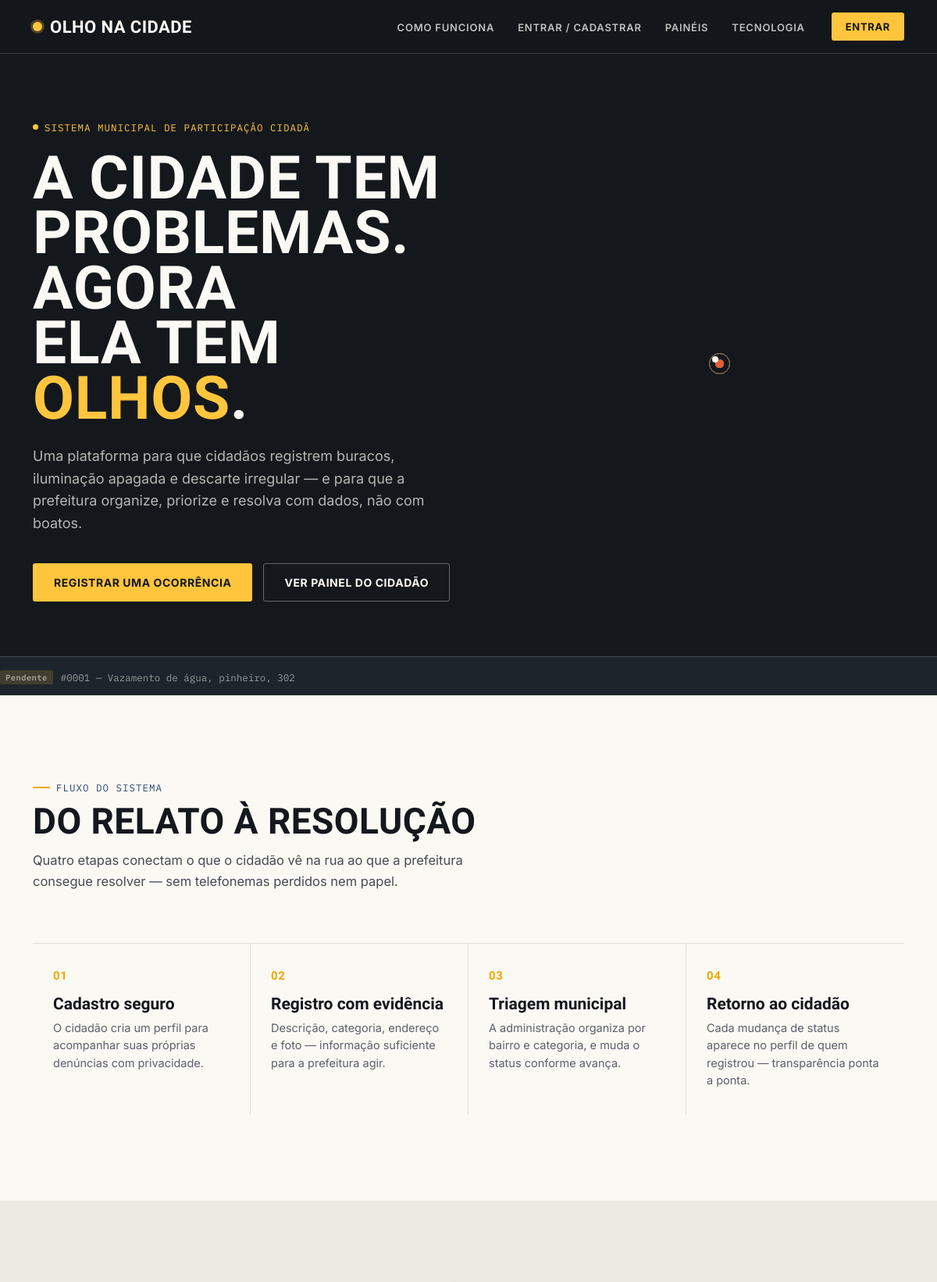
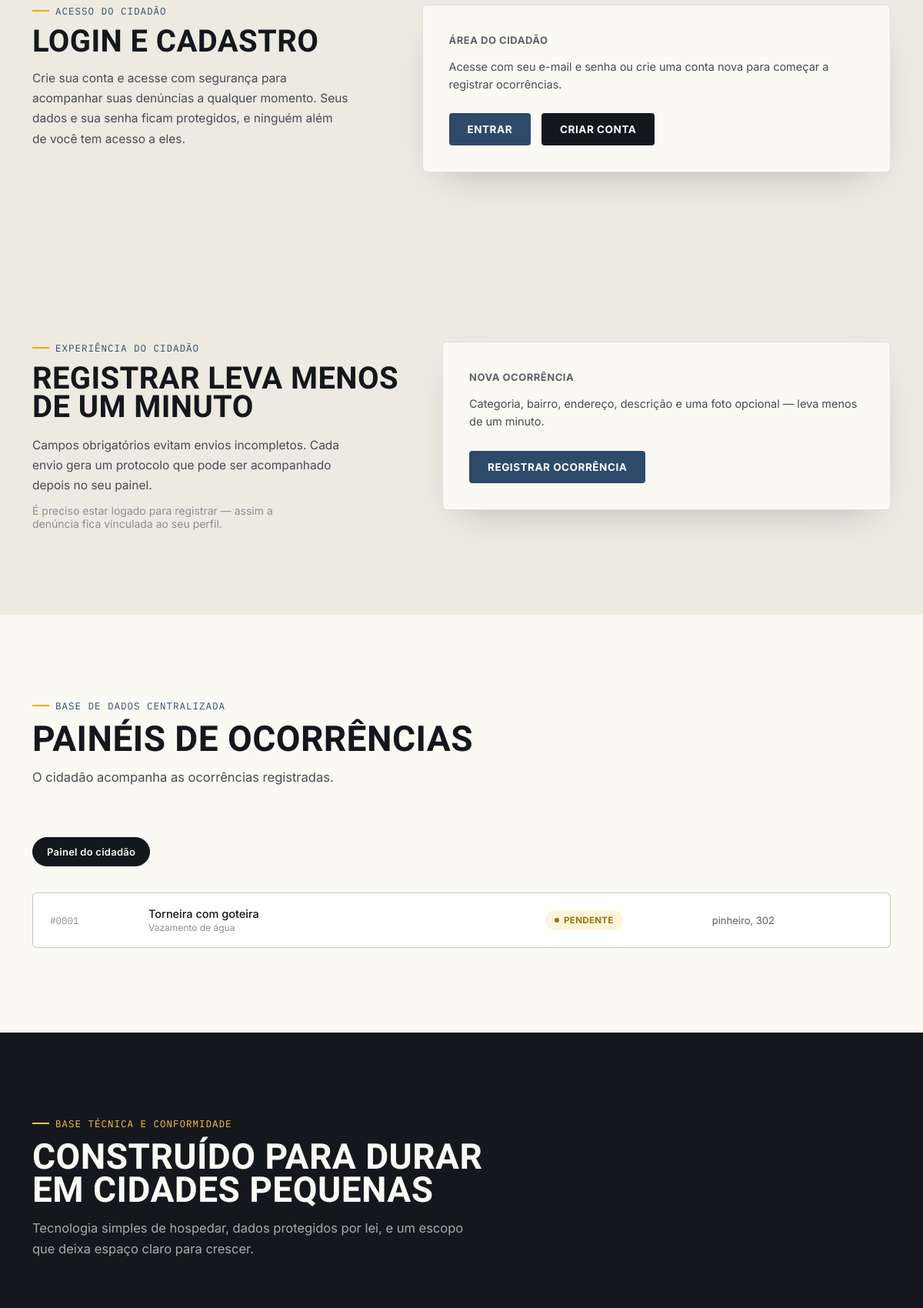
The page / (upper part) on the database its author committed (2 pictures, top to bottom).
### tables this page shows
CREATE TABLE `ocorrencias` (
  `id` int(11) NOT NULL,
  `usuario_id` int(11) NOT NULL,
  `categoria` varchar(80) NOT NULL,
  `bairro` varchar(120) NOT NULL,
  `endereco` varchar(200) NOT NULL,
  `descricao` text NOT NULL,
  `foto_path` varchar(255) DEFAULT NULL,
  `status` enum('pendente','em_analise','resolvido') NOT NULL DEFAULT 'pendente',
  `recado_adm` text DEFAULT NULL,
  `recado_atualizado_em` datetime DEFAULT NULL,
  `criado_em` datetime NOT NULL DEFAULT current_timestamp()
);

### index.php (the view, shortened to what this page needs)
<?php
require __DIR__ . '/php/config.php';
$logado = isset($_SESSION['usuario_id']);
$statusInfo = [
    'pendente'   => ['label' => 'Pendente',    'pill' => 'pendente', 'tag' => 'tag-pend'],
    'em_analise' => ['label' => 'Em análise',  'pill' => 'analise',  'tag' => 'tag-analise'],
    'resolvido'  => ['label' => 'Resolvido',   'pill' => 'resolvido','tag' => 'tag-ok'],
];
$stmtTicker = $pdo->prepare('SELECT id, categoria, endereco, status FROM ocorrencias ORDER BY criado_em DESC LIMIT 6');
$stmtTicker->execute();
$ocorrenciasTicker = $stmtTicker->fetchAll();
$stmtPainel = $pdo->prepare('SELECT id, categoria, bairro, endereco, descricao, status FROM ocorrencias ORDER BY criado_em DESC LIMIT 12');
$stmtPainel->execute();
$ocorrenciasPainel = $stmtPainel->fetchAll();
?>
<!DOCTYPE html>
<html lang="pt-BR">
<head>
<link rel="stylesheet" href="style.css">
</head>
<body>
<header>
  <div class="navwrap">
    <div class="logo"><span class="dot"></span> Olho na Cidade</div>
    <div class="navlinks">
      <nav>
        <ul>
          <li><a href="#como-funciona">Como funciona</a></li>
          <li><a href="#conta"><?= $logado ? 'Minha conta' : 'Entrar / Cadastrar' ?></a></li>
          <li><a href="#paineis">Painéis</a></li>
          <li><a href="#tecnologia">Tecnologia</a></li>
        </ul>
      </nav>
      <?php if ($logado && (isset($_SESSION['tipo']) ? $_SESSION['tipo'] : 'cidadao') === 'admin'): ?>
        <a class="nav-cta" href="php/paineladm.php">Painel adm</a>
      <?php elseif ($logado): ?>
        <a class="nav-cta" href="php/perfil.php">Perfil</a>
      <?php else: ?>
        <a class="nav-cta" href="php/login.php">Entrar</a>
      <?php endif; ?>
    </div>
  </div>
</header>
<section class="hero">
  <div class="wrap hero-grid">
    <div>
      <div class="eyebrow">Sistema municipal de participação cidadã</div>
      <h1>A cidade tem<br>problemas. Agora<br>ela tem <em>olhos</em>.</h1>
      <p class="lede">Uma plataforma para que cidadãos registrem buracos, iluminação apagada e descarte irregular — e para que a prefeitura organize, priorize e resolva com dados, não com boatos.</p>
      <div class="hero-ctas">
        <a href="php/Registrar.php" class="btn btn-primary">Registrar uma ocorrência</a>
        <a href="#paineis" class="btn btn-ghost">Ver painel do cidadão</a>
      </div>
    </div>
    <div class="radar-wrap" aria-hidden="true">
      <div class="blip pend2"></div>
      <div class="radar-center"></div>
    </div>
  </div>
  <div class="ticker">
    <div class="ticker-track">
      <?php if (empty($ocorrenciasTicker)): ?>
        <span>Nenhuma ocorrência registrada ainda — seja o primeiro a registrar.</span>
      <?php else: ?>
        <?php $voltas = count($ocorrenciasTicker) >= 4 ? 2 : 1; ?>
        <?php for ($volta = 0; $volta < $voltas; $volta++): ?>
          <?php foreach ($ocorrenciasTicker as $o): ?>
            <?php $info = $statusInfo[$o['status']]; ?>
            <span><span class="tag <?= $info['tag'] ?>"><?= $info['label'] ?></span> #<?= str_pad($o['id'], 4, '0', STR_PAD_LEFT) ?> — <?= htmlspecialchars($o['categoria']) ?>, <?= htmlspecialchars($o['endereco']) ?></span>
          <?php endforeach; ?>
        <?php endfor; ?>
      <?php endif; ?>
    </div>
  </div>
</section>
<section id="como-funciona">
  <div class="wrap">
    <div class="section-head">
      <div class="kicker">Fluxo do sistema</div>
      <h2>Do relato à resolução</h2>
      <p>Quatro etapas conectam o que o cidadão vê na rua ao que a prefeitura consegue resolver — sem telefonemas perdidos nem papel.</p>
    </div>
  </div>
  <div class="wrap">
    <div class="steps">
      <div class="step">
        <div class="num">01</div>
        <h3>Cadastro seguro</h3>
        <p>O cidadão cria um perfil para acompanhar suas próprias denúncias com privacidade.</p>
      </div>
      <div class="step">
        <div class="num">02</div>
        <h3>Registro com evidência</h3>
        <p>Descrição, categoria, endereço e foto — informação suficiente para a prefeitura agir.</p>
      </div>
      <div class="step">
        <div class="num">03</div>
        <h3>Triagem municipal</h3>
        <p>A administração organiza por bairro e categoria, e muda o status conforme avança.</p>
      </div>
      <div class="step">
        <div class="num">04</div>
        <h3>Retorno ao cidadão</h3>
        <p>Cada mudança de status aparece no perfil de quem registrou — transparência ponta a ponta.</p>
      </div>
    </div>
  </div>
</section>
<section id="conta" class="conta">
  <div class="wrap">
    <div class="conta-grid">
      <div>
        <div class="kicker">Acesso do cidadão</div>
        <h2 style="font-size:clamp(28px,3.6vw,40px); font-weight:800; margin-bottom:6px;">Login e cadastro</h2>
        <p style="font-size:15.5px; line-height:1.7; color:#454B52; max-width:42ch; margin-top:16px;">Crie sua conta e acesse com segurança para acompanhar suas denúncias a qualquer momento. Seus dados e sua senha ficam protegidos, e ninguém além de você tem acesso a eles.</p>
      </div>
      <div class="conta-teaser-card">
        <?php if ($logado && (isset($_SESSION['tipo']) ? $_SESSION['tipo'] : 'cidadao') === 'admin'): ?>
          <strong style="text-transform:uppercase; font-size:13px; letter-spacing:0.04em; color:#5B6169;">Área do administrador</strong>
          <p style="margin-top:14px; font-size:14.5px; line-height:1.6; color:#454B52;">Você está logado como <strong><?= htmlspecialchars($_SESSION['usuario_nome']) ?></strong> (admin). Acesse o painel administrativo.</p>
          <div class="conta-teaser-actions">
            <a href="php/perfil.php" class="btn-solid" style="text-decoration:none; display:inline-block;">Meu perfil</a>
            <a href="php/paineladm.php" class="btn-solid" style="text-decoration:none; display:inline-block; background:var(--asphalt);">Painel administrativo</a>
          </div>
        <?php else: ?>
          <strong style="text-transform:uppercase; font-size:13px; letter-spacing:0.04em; color:#5B6169;">Área do cidadão</strong>
          <p style="margin-top:14px; font-size:14.5px; line-height:1.6; color:#454B52;">Acesse com seu e-mail e senha ou crie uma conta nova para começar a registrar ocorrências.</p>
          <div class="conta-teaser-actions">
            <a href="php/login.php" class="btn-solid" style="text-decoration:none; display:inline-block;">Entrar</a>
            <a href="php/cadastro.php" class="btn-solid" style="text-decoration:none; display:inline-block; background:var(--asphalt);">Criar conta</a>
          </div>
        <?php endif; ?>
      </div>
    </div>
  </div>
</section>
<section id="registro" class="registro">
  <div class="wrap">
    <div class="registro-grid">
      <div>
        <div class="kicker">Experiência do cidadão</div>
        <h2 style="font-size:clamp(28px,3.6vw,40px); font-weight:800; margin-bottom:18px;">Registrar leva menos<br>de um minuto</h2>
        <p style="font-size:15.5px; line-height:1.7; color:#454B52; max-width:42ch;">Campos obrigatórios evitam envios incompletos. Cada envio gera um protocolo que pode ser acompanhado depois no seu painel.</p>
        <p style="font-size:14px; color:#8A8F96; max-width:42ch; margin-top:10px;">É preciso estar logado para registrar — assim a denúncia fica vinculada ao seu perfil.</p>
      </div>
      <div class="conta-teaser-card">
        <strong style="text-transform:uppercase; font-size:13px; letter-spacing:0.04em; color:#5B6169;">Nova ocorrência</strong>
        <p style="margin-top:14px; font-size:14.5px; line-height:1.6; color:#454B52;">Categoria, bairro, endereço, descrição e uma foto opcional — leva menos de um minuto.</p>
        <div class="conta-teaser-actions">
          <a href="php/Registrar.php" class="btn-solid" style="text-decoration:none; display:inline-block;">Registrar ocorrência</a>
        </div>
      </div>
    </div>
  </div>
</section>
<section id="paineis">
  <div class="wrap">
    <div class="section-head">
      <div class="kicker">Base de dados centralizada</div>
      <h2>Painéis de ocorrências</h2>
      <p>O cidadão acompanha as ocorrências registradas.</p>
    </div>
    <div class="tabs">
      <label for="tab-cidadao">Painel do cidadão</label>
    </div>
    <div class="panel" id="panel-cidadao">
      <div class="card-list">
        <?php if (empty($ocorrenciasPainel)): ?>
          <div class="empty-state">
            Nenhuma ocorrência registrada ainda.
            <?php if ($logado): ?>
              <br><a href="php/Registrar.php" style="color:var(--municipal); font-weight:700;">Registrar a primeira</a>
            <?php else: ?>
              <br><a href="php/login.php" style="color:var(--municipal); font-weight:700;">Entrar</a> ou <a href="php/cadastro.php" style="color:var(--municipal); font-weight:700;">criar conta</a> pra registrar
            <?php endif; ?>
          </div>
        <?php else: ?>
          <?php foreach ($ocorrenciasPainel as $o): ?>
            <?php $info = $statusInfo[$o['status']]; ?>
            <div class="occ-card">
              <span class="proto-id mono">#<?= str_pad($o['id'], 4, '0', STR_PAD_LEFT) ?></span>
              <span class="desc"><?= htmlspecialchars($o['descricao']) ?><span class="cat"><?= htmlspecialchars($o['categoria']) ?></span></span>
              <span class="pill <?= $info['pill'] ?>"><?= $info['label'] ?></span>
              <span class="bairro"><?= htmlspecialchars($o['endereco']) ?></span>
            </div>
          <?php endforeach; ?>
        <?php endif; ?>
      </div>
    </div>
  </div>
</section>
<section id="tecnologia" class="tech">
  <div class="wrap">
    <div class="section-head">
      <div class="kicker">Base técnica e conformidade</div>
      <h2>Construído para durar em cidades pequenas</h2>
      <p>Tecnologia simples de hospedar, dados protegidos por lei, e um escopo que deixa espaço claro para crescer.</p>
    </div>
  </div>
</section>
</body>
</html>

### rows shown on the page
ocorrencias: status "Pendente", id "0001", categoria "Vazamento de água", endereco "pinheiro, 302", descricao "Torneira com goteira", status "PENDENTE"
